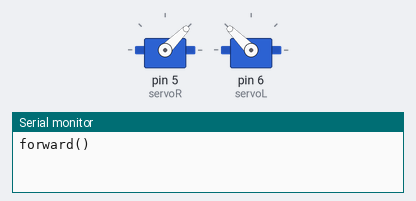
A sketch run on a simulated Arduino Uno, built with avr-gcc and run on an emulated ATmega328P. Shown: 2 × servo, the last lines printed to the serial monitor.

Above: at 2.3 s.
At 6.5 s:
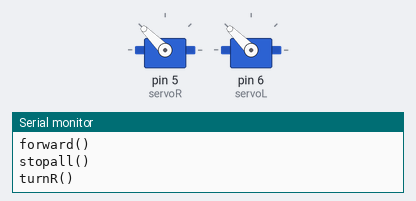
At 11.5 s:
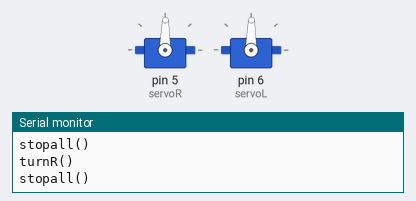
Timing chart, 0 to 14.3 s (numbered marks = the images above):
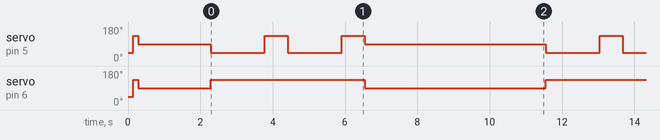

The sketch:

4_two-servos-test.ino
```cpp
// 4_two-servos-test.ino
// for Let's Code Blacksburg! www.letscodeblacksburg.org 2018-03-19
// By Thomas "Tweeks" Tweeks, tweeks-homework(at)theweeks.org
//
// This is the simple code for the continuous rotation servo wheels for our bot.By default, the
// main loop moves the bot forward 12 inches, turns right (90 degrees), again goes forward 12
// inches, turns right, and then waits 5 seconds.. then loops over and over (moving in a square).
// If your bot does not move in a perfect square, or come to a complete stop, you may need to
// tune your stopR(), stopL() or tune your other MOTOR DEFAULTS constants below.

// This include is what loads the code to talk to the servos using PWM based digital I/O pins
#include <Servo.h>
Servo servoL;  // this creates the servo object to control the bot's LEFT servo
Servo servoR;  // this creates the servo object to control the bot's RIGHT servo

// Servo Tuning
// These values are just starting points. Every servo is a little different and so you may need to fine tune each.
//     NOTE: Don't forget that depending on how you have your servos mounted, a value can go "forward"
//           on one servo but "backward" on the other.
//
// MOTOR DEFAULTS: You will probably need to fine tune the stopL and stopR values to get to a dead stop on each servo
const int stopL = 89;    // 90 is usually "stopped" (you may need to fine tune it for dead stop)
const int stopR = 89;    // 90 is usually "stopped" (you may need to fine tune it for dead stop)
// You may need to tune the forward rev values to go in a straight line or turn reliably.
const int forwardL = 135;   // 135 is Clockwise, full speed (around 90 is stopped)
const int forwardR = 45;    // 45 is Counter Clockwise, full speed (ardound 90 is stopped)
const int reverseL = 45;    // 45 is Counter Clockwise, full speed (ardound 90 is stopped)
const int reverseR = 135;   // 135 is Clockwise, full speed (around 90 is stopped)
// These distance and angle multipliers must be scaled along with servo supply voltage (e.g. 5v, 6v 9v, etc)
const int inchesMult = 125;  // Multiplier to convert inches into miliseconds of wheel movement
const int angleMult = 7;     // Tile/Carpet multiplier to aplify/dampen turn angle (for tile=6, carpet=7)
const int backDelay = 200;  // Delay for slight back up before turning out of an obstacle

void setup() {
  servoR.attach(5);  // attaches the left servo on pin 5
  servoL.attach(6);  // attaches the right servo on pin 6
  turnL(20);
  turnR(20);
  delay(2000);       // 2 second delay

  // ** initialize serial communication:
  Serial.begin(9600);
}

// ***********************************************************
// ******* MAIN LOOP *****************************************
// ***********************************************************
// Runs forever...
void loop() {
  // put your main code here, to run repeatedly:

  forward(12);    // move forward
  turnR(90);      // turn right
  forward(12);    // move forward
  turnR(90);      // turn right
  delay(5000);    // wait 5 seconds
}

////////////// Everything below this is program functoions called from the main loop

// ***********************************************************
// ***** turnR() *********************************************
// ***********************************************************
void turnR(int angle){
    Serial.println("turnR()");
    servoL.write(forwardL);           // rotate L servo forward
    servoR.write(reverseR);           // rotate R servo reverse (which turns us right)
    delay(angle*angleMult);                  // delay this amount to acheive angle
    stopAll();
}

// ***********************************************************
// ***** turnL() *********************************************
// ***********************************************************
void turnL(int angle){
    Serial.println("turnL()");
    servoL.write(forwardR);           // rotate R servo forward
    servoR.write(reverseL);           // rotate L servo reverse (which turns us left)
    delay(angle*angleMult);                  // delay this amount to acheive angle
    stopAll();
}

// ***********************************************************
// ***** forward() *********************************************
// ***********************************************************
void forward(int inches){
    Serial.println("forward()");
    servoL.write(reverseR);           // rotate R servo forward (weird, I know)
    servoR.write(reverseL);           // rotate L servo forward
    delay( (inches * inchesMult));           // roughly convert inches to miliseconds of wheel rotations
    stopAll();
}

// ***********************************************************
// ***** backward() *********************************************
// ***********************************************************
void backward(int inches){
    Serial.println("backward()");
    servoL.write(forwardR);           // rotate R servo forward (weird, I know)
    servoR.write(forwardL);           // rotate L servo forward
    delay( (inches * inchesMult));    // roughly convert inches to miliseconds of wheel rotations
    stopAll();
}

// ***********************************************************
// ***** stopAll() *********************************************
// ***********************************************************
void stopAll(){
    // stops
    Serial.println("stopall()");
    servoR.write(stopR);              // stop
    servoL.write(stopL);              // stop
}
```

Measured:
- by itself, servo on pin 5 (servoR): 45° → 135° at 0.14 s, → 89° 0.14 s later, → 45° 2.0 s later, → 135° 1.5 s later, … (72 changes in this stretch)
- by itself, servo on pin 6 (servoL): goes 135° 0.14 s, 89° 2.0 s, 13 × (135° 4.3 s, 89° 5.0 s), 135° 4.3 s, then 89°
